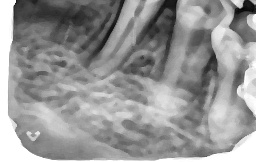
#> input picture data/fractures/processed/anatomical_region/frac02.jpg, 256 x 162 px, found by its file name; its folder holds only this picture in this run
$ python run_oriented_tooth_context_roi.py
#> lines starting #> are read from the running program, lines starting #| are printed output that depends on the picture; after the words box and inside, x2 and y2 are one past the last pixel; in counts of white or black regions, pixels touching at a corner belong together
### src/fractures/image_processing/oriented_tooth_context_roi.py
import cv2
import numpy as np
import os


def smooth_1d(signal, ksize=31):
    if ksize % 2 == 0:
        ksize += 1

    return cv2.GaussianBlur(
        signal.reshape(1, -1).astype(np.float32),
        (ksize, 1),
        0
    ).flatten()


def estimate_orientation_pca(img_uint8):
    """
    Estimate dominant tooth/root direction using PCA on edge pixels.
    Returns angle in degrees.
    Vertical root direction should be close to 90 degrees.
    """

    blur = cv2.GaussianBlur(img_uint8, (5, 5), 0)
    edges = cv2.Canny(blur, 40, 120)

    ys, xs = np.where(edges > 0)

    if len(xs) < 30:
        return 90.0, edges

    points = np.column_stack((xs, ys)).astype(np.float32)

    mean, eigenvectors = cv2.PCACompute(points, mean=None)

    vx, vy = eigenvectors[0]

    angle = np.degrees(np.arctan2(vy, vx))

    # Convert to 0-180 range
    if angle < 0:
        angle += 180

    # We care about root-like near-vertical direction
    if angle < 45:
        angle += 90

    if angle > 135:
        angle -= 90

    return angle, edges


def rotate_image(img_uint8, angle):
    """
    Rotate image so dominant root axis becomes vertical.
    """

    h, w = img_uint8.shape
    center = (w // 2, h // 2)

    rotation_angle = 90 - angle

    matrix = cv2.getRotationMatrix2D(center, rotation_angle, 1.0)

    cos = abs(matrix[0, 0])
    sin = abs(matrix[0, 1])

    new_w = int((h * sin) + (w * cos))
    new_h = int((h * cos) + (w * sin))

    matrix[0, 2] += (new_w / 2) - center[0]
    matrix[1, 2] += (new_h / 2) - center[1]

    rotated = cv2.warpAffine(
        img_uint8,
        matrix,
        (new_w, new_h),
        flags=cv2.INTER_LINEAR,
        borderMode=cv2.BORDER_CONSTANT,
        borderValue=0
    )

    return rotated, matrix, rotation_angle


def find_root_context_zones(rotated_img):
    """
    After rotation, roots are approximately vertical.
    Use projection to find tooth/root context zones.
    """

    h, w = rotated_img.shape

    blur = cv2.GaussianBlur(rotated_img, (5, 5), 0)

    edges = cv2.Canny(blur, 40, 120)

    intensity_projection = np.mean(blur, axis=0)
    edge_projection = np.sum(edges > 0, axis=0).astype(np.float32)

    intensity_projection = (
        intensity_projection - intensity_projection.min()
    ) / (intensity_projection.max() - intensity_projection.min() + 1e-6)

    edge_projection = (
        edge_projection - edge_projection.min()
    ) / (edge_projection.max() - edge_projection.min() + 1e-6)

    score = 0.55 * intensity_projection + 0.45 * edge_projection
    score = smooth_1d(score, 31)

    threshold = np.percentile(score, 45)

    active_cols = score > threshold

    # Smooth column activation
    active_cols = np.convolve(
        active_cols.astype(np.uint8),
        np.ones(11, dtype=np.uint8),
        mode="same"
    ) > 0

    zones = []
    start = None

    for x in range(w):
        if active_cols[x] and start is None:
            start = x

        if (not active_cols[x] or x == w - 1) and start is not None:
            end = x

            if end - start > 0.07 * w:
                zones.append((start, end))

            start = None

    return zones, score, edges


def split_merged_zones(rotated_img, zones):
    """
    Split wide zones using dark vertical valleys.
    """

    h, w = rotated_img.shape
    refined = []

    for x1, x2 in zones:
        zone_w = x2 - x1

        if zone_w < 0.30 * w:
            refined.append((x1, x2))
            continue

        roi = rotated_img[:, x1:x2]

        col_mean = np.mean(roi, axis=0)
        col_mean = smooth_1d(col_mean, 25)

        valley_threshold = np.percentile(col_mean, 35)
        valleys = np.where(col_mean < valley_threshold)[0]

        split_points = []

        if len(valleys) > 0:
            groups = np.split(
                valleys,
                np.where(np.diff(valleys) > 5)[0] + 1
            )

            for group in groups:
                if len(group) < 5:
                    continue

                sx = int(np.mean(group))

                if 0.20 * zone_w < sx < 0.80 * zone_w:
                    split_points.append(sx)

        split_points = sorted(list(set(split_points)))

        if len(split_points) == 0:
            refined.append((x1, x2))
        else:
            bounds = [0] + split_points + [zone_w]

            for i in range(len(bounds) - 1):
                sx1 = bounds[i]
                sx2 = bounds[i + 1]

                if sx2 - sx1 > 0.07 * w:
                    refined.append((x1 + sx1, x1 + sx2))

    return refined


def create_context_rois(rotated_img, zones):
    """
    Create diagnostic ROIs containing:
    tooth/root + PDL + surrounding bone.
    """

    h, w = rotated_img.shape

    rois = []
    boxes = []

    for x1, x2 in zones:
        zone_w = x2 - x1

        margin_x = int(0.30 * zone_w)
        margin_y = int(0.05 * h)

        cx1 = max(0, x1 - margin_x)
        cx2 = min(w, x2 + margin_x)

        cy1 = margin_y
        cy2 = h - margin_y

        roi = rotated_img[cy1:cy2, cx1:cx2]

        if roi.shape[0] < 40 or roi.shape[1] < 25:
            continue

        rois.append(roi)
        boxes.append((cx1, cy1, cx2, cy2))

    return rois, boxes


def create_debug_image(original, rotated, edges_before, edges_after, boxes, zones, score, angle):
    """
    Debug output:
    original edges, rotated image with boxes, projection, rotated edges.
    """

    h, w = rotated.shape

    rotated_debug = cv2.cvtColor(rotated, cv2.COLOR_GRAY2BGR)

    for idx, (x1, y1, x2, y2) in enumerate(boxes):
        cv2.rectangle(rotated_debug, (x1, y1), (x2, y2), (0, 255, 0), 2)
        cv2.putText(
            rotated_debug,
            f"ROI {idx + 1}",
            (x1, max(20, y1 - 5)),
            cv2.FONT_HERSHEY_SIMPLEX,
            0.5,
            (0, 255, 0),
            1
        )

    for x1, x2 in zones:
        cv2.line(rotated_debug, (x1, 0), (x1, h - 1), (0, 0, 255), 1)
        cv2.line(rotated_debug, (x2, 0), (x2, h - 1), (0, 0, 255), 1)

    cv2.putText(
        rotated_debug,
        f"Estimated angle: {angle:.2f}",
        (10, 20),
        cv2.FONT_HERSHEY_SIMPLEX,
        0.5,
        (0, 255, 255),
        1
    )

    projection_img = np.zeros_like(rotated)

    score_scaled = (score * (h - 1)).astype(np.int32)

    for x in range(min(len(score_scaled) - 1, w - 1)):
        y1 = h - 1 - score_scaled[x]
        y2 = h - 1 - score_scaled[x + 1]
        cv2.line(projection_img, (x, y1), (x + 1, y2), 255, 1)

    original_vis = cv2.cvtColor(original, cv2.COLOR_GRAY2BGR)
    edges_before_vis = cv2.cvtColor(edges_before, cv2.COLOR_GRAY2BGR)
    projection_vis = cv2.cvtColor(projection_img, cv2.COLOR_GRAY2BGR)
    edges_after_vis = cv2.cvtColor(edges_after, cv2.COLOR_GRAY2BGR)

    # Resize original-side images to rotated height
    original_vis = cv2.resize(original_vis, (w, h))
    edges_before_vis = cv2.resize(edges_before_vis, (w, h))

    combined = np.hstack([
        original_vis,
        edges_before_vis,
        rotated_debug,
        projection_vis,
        edges_after_vis
    ])

    return combined


def extract_oriented_tooth_context_rois(image_path, output_dir=None, debug_path=None):
    """
    Main function.

    Input:
    anatomical ROI image

    Output:
    rotated tooth/root context ROIs containing:
    tooth + PDL + surrounding bone
    """

    img = cv2.imread(image_path, cv2.IMREAD_GRAYSCALE)

    if img is None:
        raise ValueError(f"Image not found: {image_path}")

    angle, edges_before = estimate_orientation_pca(img)

    rotated, matrix, rotation_angle = rotate_image(img, angle)

    zones, score, edges_after = find_root_context_zones(rotated)

    zones = split_merged_zones(rotated, zones)

    rois, boxes = create_context_rois(rotated, zones)

    if output_dir:
        os.makedirs(output_dir, exist_ok=True)

        for idx, roi in enumerate(rois):
            save_path = os.path.join(output_dir, f"oriented_context_roi_{idx + 1}.png")
            cv2.imwrite(save_path, roi)

    if debug_path:
        os.makedirs(os.path.dirname(debug_path), exist_ok=True)

        debug_img = create_debug_image(
            original=img,
            rotated=rotated,
            edges_before=edges_before,
            edges_after=edges_after,
            boxes=boxes,
            zones=zones,
            score=score,
            angle=angle
        )

        cv2.imwrite(debug_path, debug_img)

    return rois, boxes, angle

### src/fractures/image_processing/run_oriented_tooth_context_roi.py
import os

from src.fractures.image_processing.oriented_tooth_context_roi import (
    extract_oriented_tooth_context_rois
)


INPUT_DIR = "data/fractures/processed/anatomical_region"
OUTPUT_DIR = "data/fractures/processed/oriented_tooth_context_roi"
DEBUG_DIR = "data/fractures/processed/debug_oriented_tooth_context_roi"


def run():
    print("Starting oriented tooth-context ROI extraction...")

    if not os.path.exists(INPUT_DIR):
        print("ERROR: Anatomical region directory does not exist.")
        return

    os.makedirs(OUTPUT_DIR, exist_ok=True)
    os.makedirs(DEBUG_DIR, exist_ok=True)

    valid_ext = [".jpg", ".jpeg", ".png"]

    files = os.listdir(INPUT_DIR)
    print("Files found:", len(files))

    processed_count = 0

    for file_name in files:
        if not any(file_name.lower().endswith(ext) for ext in valid_ext):
            continue

        image_path = os.path.join(INPUT_DIR, file_name)
        base_name = os.path.splitext(file_name)[0]

        output_dir = os.path.join(OUTPUT_DIR, base_name)
        debug_path = os.path.join(DEBUG_DIR, file_name)

        try:
            rois, boxes, angle = extract_oriented_tooth_context_rois(
                image_path=image_path,
                output_dir=output_dir,
                debug_path=debug_path
            )
#> in extract_oriented_tooth_context_rois, img is the input picture: shape (162, 256); min 5, max 255, mean 149.2
#> in estimate_orientation_pca, `edges = cv2.Canny(blur, 40, 120)`:
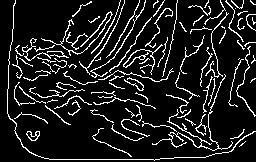
#> edges: shape (162, 256); 11.7% white in thin lines or dots
#> in estimate_orientation_pca, `ys, xs = np.where(edges > 0)`: ys = 4832 values from 0 to 160; xs = 4832 values, max 255 at index 106, min 7 at index 2949, mean 133.6
#> in estimate_orientation_pca, `points = np.column_stack((xs, ys)).astype(np.float32)`: points = 4832 pairs, first value 7 to 255, second value 0 to 160
#> in estimate_orientation_pca, `mean, eigenvectors = cv2.PCACompute(points, mean=None)`: mean = [[133.6, 76.12]]; eigenvectors = [[0.999, -0.0431], [0.0431, 0.999]]
#> in estimate_orientation_pca, `vx, vy = eigenvectors[0]`: vx = 0.999; vy = -0.0431
#> in estimate_orientation_pca, `angle = np.degrees(np.arctan2(vy, vx))`: angle = -2.47
#> in estimate_orientation_pca, `angle += 180`: angle = 177.5
#> in estimate_orientation_pca, `angle -= 90`: angle = 87.53
#> in rotate_image, `rotation_angle = 90 - angle`: rotation_angle = 2.47
#> in rotate_image, `matrix = cv2.getRotationMatrix2D(center, rotation_angle, 1.0)`: matrix = [[0.999, 0.0431, -3.37], [-0.0431, 0.999, 5.6]]
#> in rotate_image, `cos = abs(matrix[0, 0])`: cos = 0.999
#> in rotate_image, `sin = abs(matrix[0, 1])`: sin = 0.0431
#> in rotate_image, `new_w = int((h * sin) + (w * cos))`: new_w = 262
#> in rotate_image, `new_h = int((h * cos) + (w * sin))`: new_h = 172
#> in rotate_image, `rotated = cv2.warpAffine( img_uint8, matrix, (new_w, new_h), flags=cv2..`:
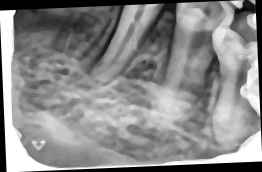
#> rotated: shape (172, 262); min 0, max 255, mean 137.3
#> in extract_oriented_tooth_context_rois, `rotated, matrix, rotation_angle = rotate_image(img, angle)`: matrix = [[0.999, 0.0431, -0.374], [-0.0431, 0.999, 10.6]]; rotation_angle = 2.47
#> in find_root_context_zones, `edges = cv2.Canny(blur, 40, 120)`:
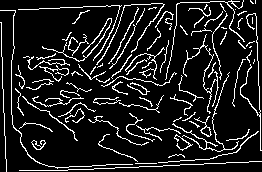
#> edges: shape (172, 262); 12% white in thin lines or dots
#> in find_root_context_zones, `intensity_projection = np.mean(blur, axis=0)`: intensity_projection = 262 values, max 239.4 at index 8, min 50.65 at index 261, mean 137.5
#> in find_root_context_zones, `edge_projection = np.sum(edges > 0, axis=0).astype(np.float32)`: edge_projection = 262 values, max 56 at index 11, min 1 at index 7, mean 20.63
#> in find_root_context_zones, `intensity_projection = ( intensity_projection - intensity_projection.m..`: intensity_projection = 262 values, max 1 at index 8, min 0 at index 261, mean 0.46
#> in find_root_context_zones, `edge_projection = ( edge_projection - edge_projection.min() ) / (edge_..`: edge_projection = 262 values, max 1 at index 11, min 0 at index 7, mean 0.357
#> in find_root_context_zones, `score = 0.55 * intensity_projection + 0.45 * edge_projection`: score = 262 values, max 0.948 at index 11, min 0.00818 at index 261, mean 0.414
#> in find_root_context_zones, `score = smooth_1d(score, 31)`: score = 262 values, max 0.542 at index 10, min 0.337 at index 30, mean 0.415
#> in find_root_context_zones, `threshold = np.percentile(score, 45)`: threshold = 0.403
#> after the loop in find_root_context_zones, `for x in range(w):`: end = 261; zones = [(0, 26), (97, 156), (170, 261)]
#> the loop in split_merged_zones, `for x1, x2 in zones:` made 3 passes
#> (x1, x2, zone_w, valley_threshold, split_points, bounds) on pass 3: (170, 261, 91, 137.8, [33], [0, 33, 91])
#> after the loop in split_merged_zones, `for x1, x2 in zones:`: refined = [(0, 26), (97, 156), (170, 203), (203, 261)]
#> the loop in create_context_rois, `for x1, x2 in zones:` made 4 passes
#> (x1, x2, zone_w, margin_x, cx1, cx2) on passes 1 to 4: (0, 26, 26, 7, 0, 33), (97, 156, 59, 17, 80, 173), (170, 203, 33, 9, 161, 212), (203, 261, 58, 17, 186, 262)
#> after the loop in create_context_rois, `for x1, x2 in zones:`: boxes = [(0, 8, 33, 164), (80, 8, 173, 164), (161, 8, 212, 164), (186, 8, 262, 164)]; rois = 4 items
#> the loop in extract_oriented_tooth_context_rois, `for idx, roi in enumerate(rois):` made 4 passes
#> the loop in create_debug_image, `for idx, (x1, y1, x2, y2) in enumerate(boxes):` made 4 passes
#> (x1, x2) on passes 1 to 4: (0, 33), (80, 173), (161, 212), (186, 262)
#> after the loop in create_debug_image, `for idx, (x1, y1, x2, y2) in enumerate(boxes):`:
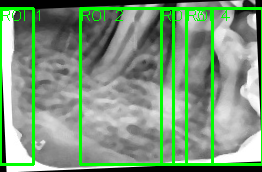
#> rotated_debug: shape (172, 262, 3); mean B, G, R 124.2, 151.8, 124.2
#> the loop in create_debug_image, `for x1, x2 in zones:` made 4 passes
#> after the loop in create_debug_image, `for x1, x2 in zones:`:
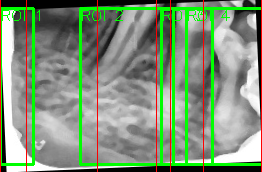
#> rotated_debug: shape (172, 262, 3); 2.67% of pixels changed, all inside (x1, y1, x2, y2) = (0, 0, 262, 172)
#> in create_debug_image, `cv2.putText( rotated_debug, f"Estimated angle: {angle:.2f}", (10, 20),..`:
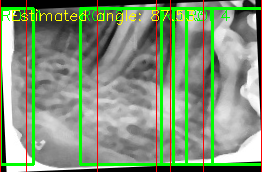
#> rotated_debug: shape (172, 262, 3); 0.91% of pixels changed, all inside (x1, y1, x2, y2) = (12, 9, 194, 25)
#> in create_debug_image, `score_scaled = (score * (h - 1)).astype(np.int32)`: score_scaled = 262 values, max 92 at index 9, min 57 at index 28, mean 70.47
#> the loop in create_debug_image, `for x in range(min(len(score_scaled) - 1, w - 1)):` made 261 passes
#> (y1, y2) on passes 1 to 3: (94, 93), (93, 92), (92, 91)
#> in create_debug_image, `combined = np.hstack([ original_vis, edges_before_vis, rotated_debug, ..`:
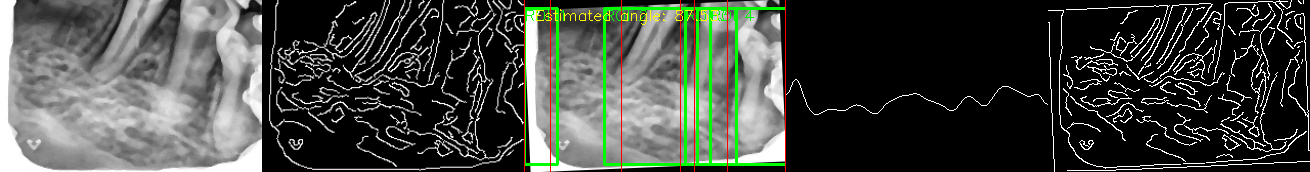
#> combined: shape (172, 1310, 3); mean B, G, R 66.5, 71.9, 68.3
#> rois = 4 items; angle = 87.53

            print(
                f"Processed: {file_name} | "
                f"ROIs: {len(rois)} | "
                f"Angle: {angle:.2f}"
            )
#| Processed: frac02.jpg | ROIs: 4 | Angle: 87.53

        except Exception as e:
            print(f"Failed: {file_name} | Error: {e}")

        processed_count += 1

    print("Total processed:", processed_count)


if __name__ == "__main__":
    run()

$ run again, on data/fractures/processed/anatomical_region/frac10.jpg
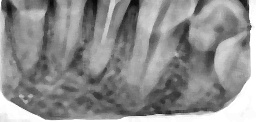
#> input picture data/fractures/processed/anatomical_region/frac10.jpg, 256 x 122 px, found by its file name
#> in extract_oriented_tooth_context_rois, img is the input picture: shape (122, 256); min 7, max 255, mean 141.2
#> ys = 3744 values from 0 to 119; xs = 3744 values, max 251 at index 717, min 1 at index 0, mean 119.7
#> points = 3744 pairs, first value 1 to 251, second value 0 to 119
#> mean = [[119.7, 61.9]]; eigenvectors = [[0.999, -0.0456], [0.0456, 0.999]]
#> vx = 0.999; vy = -0.0456
#> in estimate_orientation_pca, `angle = np.degrees(np.arctan2(vy, vx))`: angle = -2.61
#> in estimate_orientation_pca, `angle += 180`: angle = 177.4
#> in estimate_orientation_pca, `angle -= 90`: angle = 87.39
#> in rotate_image, `rotation_angle = 90 - angle`: rotation_angle = 2.61
#> in rotate_image, `matrix = cv2.getRotationMatrix2D(center, rotation_angle, 1.0)`: matrix = [[0.999, 0.0456, -2.65], [-0.0456, 0.999, 5.9]]
#> cos = 0.999
#> sin = 0.0456
#> new_w = 261
#> new_h = 133
#> in extract_oriented_tooth_context_rois, `rotated, matrix, rotation_angle = rotate_image(img, angle)`: matrix = [[0.999, 0.0456, -0.15], [-0.0456, 0.999, 11.4]]; rotation_angle = 2.61
#> in find_root_context_zones, `intensity_projection = np.mean(blur, axis=0)`: intensity_projection = 261 values, max 226.9 at index 254, min 45 at index 0, mean 127.2
#> in find_root_context_zones, `edge_projection = np.sum(edges > 0, axis=0).astype(np.float32)`: edge_projection = 261 values, max 40 at index 6, min 1 at index 0, mean 15.99
#> in find_root_context_zones, `intensity_projection = ( intensity_projection - intensity_projection.m..`: intensity_projection = 261 values, max 1 at index 254, min 0 at index 0, mean 0.452
#> in find_root_context_zones, `edge_projection = ( edge_projection - edge_projection.min() ) / (edge_..`: edge_projection = 261 values, max 1 at index 6, min 0 at index 0, mean 0.384
#> in find_root_context_zones, `score = 0.55 * intensity_projection + 0.45 * edge_projection`: score = 261 values, max 0.797 at index 251, min 0 at index 0, mean 0.422
#> in find_root_context_zones, `score = smooth_1d(score, 31)`: score = 261 values, max 0.577 at index 253, min 0.316 at index 132, mean 0.423
#> threshold = 0.413
#> after the loop in find_root_context_zones, `for x in range(w):`: end = 260; zones = [(0, 42), (90, 125), (140, 178), (210, 260)]
#> the loop in split_merged_zones, `for x1, x2 in zones:` made 4 passes
#> (x1, x2, zone_w) on passes 1 to 4: (0, 42, 42), (90, 125, 35), (140, 178, 38), (210, 260, 50)
#> the loop in create_context_rois, `for x1, x2 in zones:` made 4 passes
#> (x1, x2, zone_w, margin_x, cx1, cx2) on passes 1 to 4: (0, 42, 42, 12, 0, 54), (90, 125, 35, 10, 80, 135), (140, 178, 38, 11, 129, 189), (210, 260, 50, 15, 195, 261)
#> after the loop in create_context_rois, `for x1, x2 in zones:`: boxes = [(0, 6, 54, 127), (80, 6, 135, 127), (129, 6, 189, 127), (195, 6, 261, 127)]; rois = 4 items
#> the loop in extract_oriented_tooth_context_rois, `for idx, roi in enumerate(rois):` made 4 passes
#> the loop in create_debug_image, `for idx, (x1, y1, x2, y2) in enumerate(boxes):` made 4 passes
#> (x1, x2) on passes 1 to 4: (0, 54), (80, 135), (129, 189), (195, 261)
#> after the loop in create_debug_image, `for idx, (x1, y1, x2, y2) in enumerate(boxes):`:
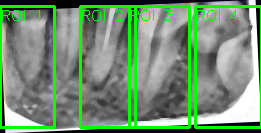
#> rotated_debug: shape (133, 261, 3); mean B, G, R 114.2, 145.3, 114.2
#> the loop in create_debug_image, `for x1, x2 in zones:` made 4 passes
#> score_scaled = 261 values, max 76 at index 252, min 41 at index 131, mean 55.4
#> the loop in create_debug_image, `for x in range(min(len(score_scaled) - 1, w - 1)):` made 260 passes
#> (y1, y2) on passes 1 to 3: (70, 69), (69, 69), (69, 69)
#> projection_vis: shape (133, 261, 3); 0.77% white in thin lines or dots, all inside (x1, y1, x2, y2) = (0, 56, 261, 92)
#> edges_after_vis: shape (133, 261, 3); 12% white in thin lines or dots
#> in create_debug_image, `combined = np.hstack([ original_vis, edges_before_vis, rotated_debug, ..`:
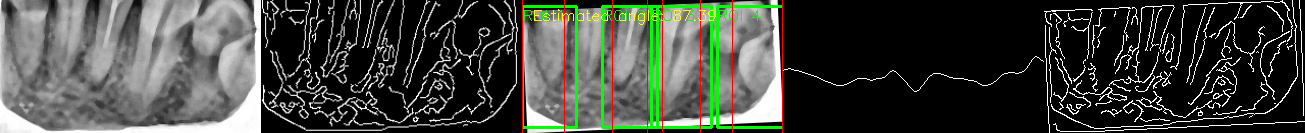
#> combined: shape (133, 1305, 3); mean B, G, R 62.9, 69.2, 65.1
#> in run, `rois, boxes, angle = extract_oriented_tooth_context_rois( image_path=i..`: rois = 4 items; angle = 87.39
#| Processed: frac10.jpg | ROIs: 4 | Angle: 87.39
